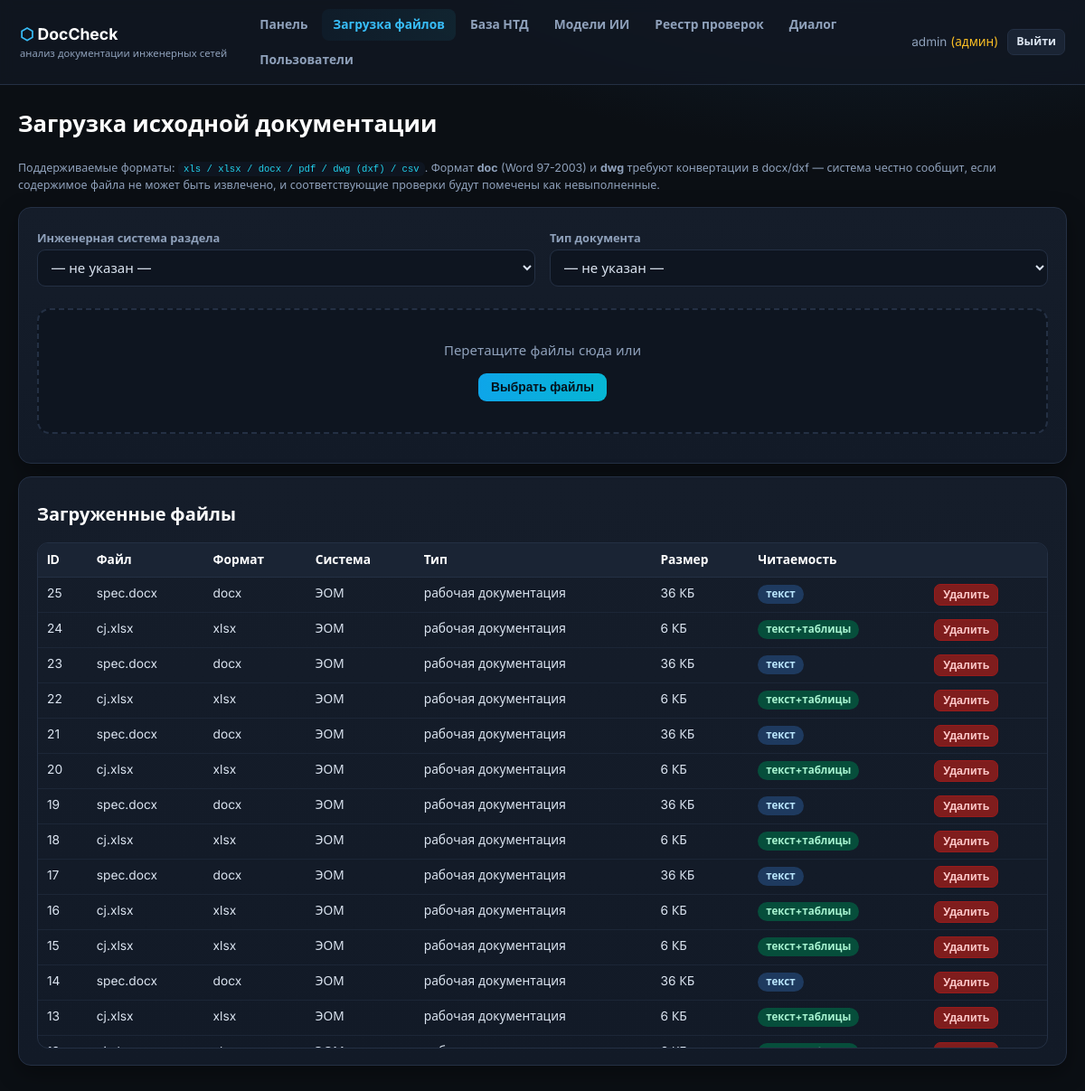
/upload (signed in), run on an earlier commit of the app's database.
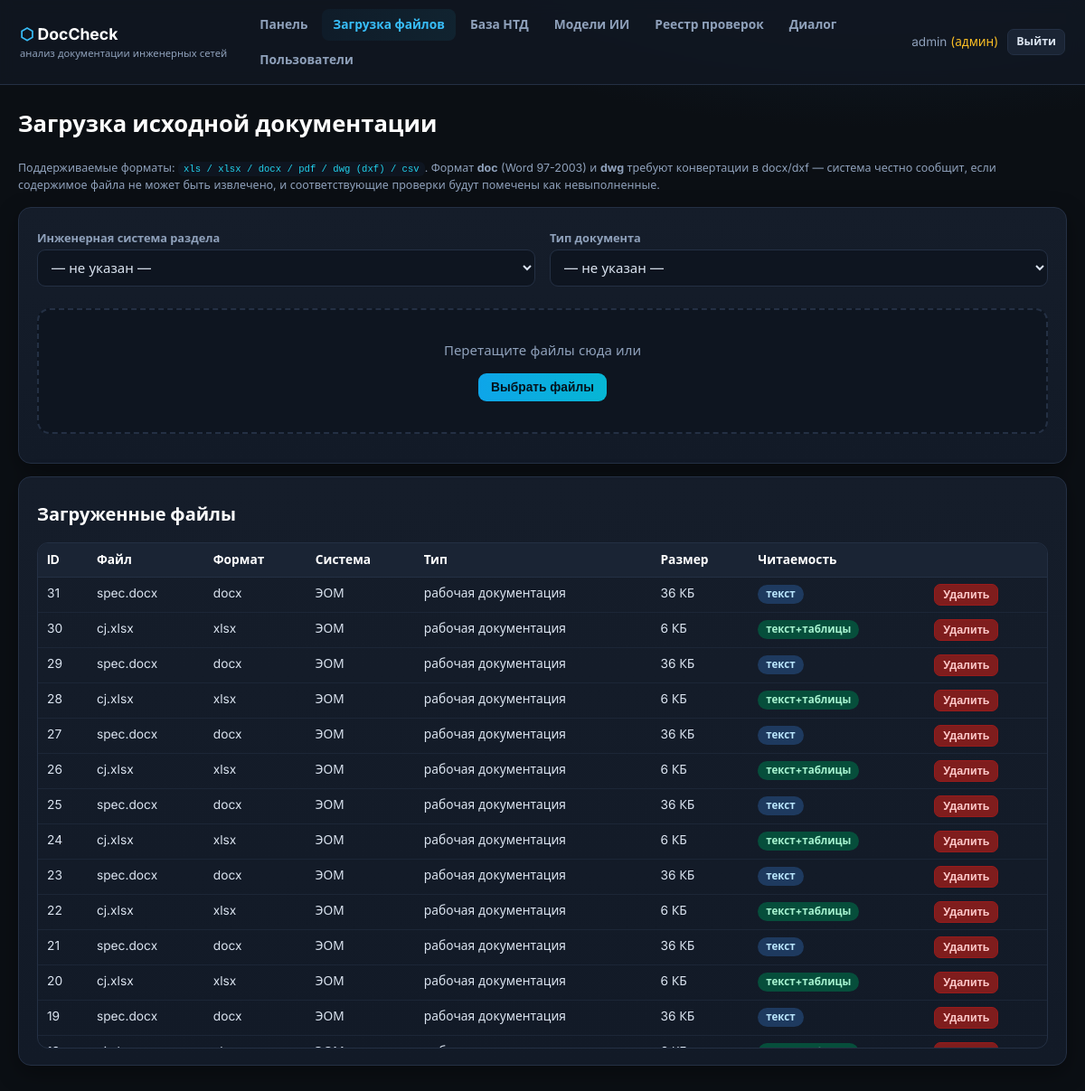
And on a later commit of the database.
### app/models.py (models this page shows)
class UploadedFile(db.Model):
    __tablename__ = "uploaded_files"
    id = db.Column(db.Integer, primary_key=True)
    user_id = db.Column(db.Integer, db.ForeignKey("users.id"))
    filename = db.Column(db.String(256), nullable=False)      # имя на диске
    original_name = db.Column(db.String(256), nullable=False)  # исходное имя
    ext = db.Column(db.String(16))
    size = db.Column(db.Integer, default=0)
    system = db.Column(db.String(64), default="")   # ЭОМ, ЭС, АПС, СОУЭ, СКС, ...
    doctype = db.Column(db.String(64), default="")  # план, схема, кабельный журнал, спецификация, расчет
    uploaded_at = db.Column(db.DateTime, default=utcnow)
    text_cache = db.Column(db.Text, default="")  # извлеченный текст/таблицы (для xls/docx/pdf)

### app/routes/main.py (the view)
@bp.route("/upload", methods=["GET"])
@login_required
def upload_page():
    files = UploadedFile.query.order_by(UploadedFile.uploaded_at.desc()).all()
    return render_template("upload.html", files=files)

### app/models.py (called while the page is built)
    @property
    def is_active(self):
        return not self.is_blocked

    @property
    def is_admin(self):
        return self.role == "admin"

### app/templates/upload.html (shortened to what this page needs)
{% extends "base.html" %}
{% block content %}
<h1>Загрузка исходной документации</h1>
<p class="hint mb">Поддерживаемые форматы: <code>xls / xlsx / docx / pdf / dwg (dxf) / csv</code>.
Формат <b>doc</b> (Word 97-2003) и <b>dwg</b> требуют конвертации в docx/dxf — система честно сообщит,
если содержимое файла не может быть извлечено, и соответствующие проверки будут помечены как невыполненные.</p>
<div class="card mb">
  <div class="grid cols-2">
    <div><label>Инженерная система раздела</label>
      <select id="selSystem">
        <option value="">— не указан —</option>
      </select></div>
    <div><label>Тип документа</label>
      <select id="selDoctype">
        <option value="">— не указан —</option>
      </select></div>
  </div>
  <div id="dropzone" class="dropzone mt">
    Перетащите файлы сюда или<br>
    <button class="btn btn-primary mt" onclick="document.getElementById('fileInput').click()">
      Выбрать файлы</button>
  </div>
</div>
<div class="card">
  <h2>Загруженные файлы</h2>
  {% if files %}
  <div class="table-wrap"><table>
    <tr><th>ID</th><th>Файл</th><th>Формат</th><th>Система</th><th>Тип</th><th>Размер</th><th>Читаемость</th><th></th></tr>
    {% for f in files %}
    <tr>
      <td>{{ f.id }}</td><td>{{ f.original_name }}</td><td>{{ f.ext }}</td>
      <td>{{ f.system }}</td><td>{{ f.doctype }}</td>
      <td>{{ '%.0f КБ' % (f.size/1024) }}</td>
      <td>{% if f.text_cache and '@@TABLES_JSON@@' in f.text_cache %}<span class="badge b-ok">текст+таблицы</span>
          {% elif f.text_cache %}<span class="badge b-info">текст</span>
          {% else %}<span class="badge b-crit">не извлечено</span>{% endif %}</td>
      <td><button class="btn btn-sm btn-danger" onclick="delFile({{ f.id }})">Удалить</button></td>
    </tr>
    {% endfor %}
  </table></div>
  {% else %}<p class="hint">Файлы ещё не загружены.</p>{% endif %}
</div>
{% endblock %}

What changed in the data, as far as the page shows it:
no longer on this page (row unchanged): UploadedFile: id "18", original_name "cj.xlsx", ext "xlsx", system "ЭОМ", doctype "рабочая документация", f.size/1024 "6 КБ", shows "текст+таблицы"
no longer on this page (row unchanged): UploadedFile: id "17", original_name "spec.docx", ext "docx", system "ЭОМ", doctype "рабочая документация", f.size/1024 "36 КБ", shows "текст"
no longer on this page (row unchanged): UploadedFile: id "16", original_name "cj.xlsx", ext "xlsx", system "ЭОМ", doctype "рабочая документация", f.size/1024 "6 КБ", shows "текст+таблицы"
no longer on this page (row unchanged): UploadedFile: id "15", original_name "cj.xlsx", ext "xlsx", system "ЭОМ", doctype "рабочая документация", f.size/1024 "6 КБ", shows "текст+таблицы"
no longer on this page (row unchanged): UploadedFile: id "14", original_name "spec.docx", ext "docx", system "ЭОМ", doctype "рабочая документация", f.size/1024 "36 КБ", shows "текст"
no longer on this page (row unchanged): UploadedFile: id "13", original_name "cj.xlsx", ext "xlsx", system "ЭОМ", doctype "рабочая документация", f.size/1024 "6 КБ", shows "текст+таблицы"
added UploadedFile: id "31", original_name "spec.docx", ext "docx", system "ЭОМ", doctype "рабочая документация", f.size/1024 "36 КБ", shows "текст"
added UploadedFile: id "30", original_name "cj.xlsx", ext "xlsx", system "ЭОМ", doctype "рабочая документация", f.size/1024 "6 КБ", shows "текст+таблицы"
added UploadedFile: id "29", original_name "spec.docx", ext "docx", system "ЭОМ", doctype "рабочая документация", f.size/1024 "36 КБ", shows "текст"
added UploadedFile: id "28", original_name "cj.xlsx", ext "xlsx", system "ЭОМ", doctype "рабочая документация", f.size/1024 "6 КБ", shows "текст+таблицы"
added UploadedFile: id "27", original_name "spec.docx", ext "docx", system "ЭОМ", doctype "рабочая документация", f.size/1024 "36 КБ", shows "текст"
added UploadedFile: id "26", original_name "cj.xlsx", ext "xlsx", system "ЭОМ", doctype "рабочая документация", f.size/1024 "6 КБ", shows "текст+таблицы"
